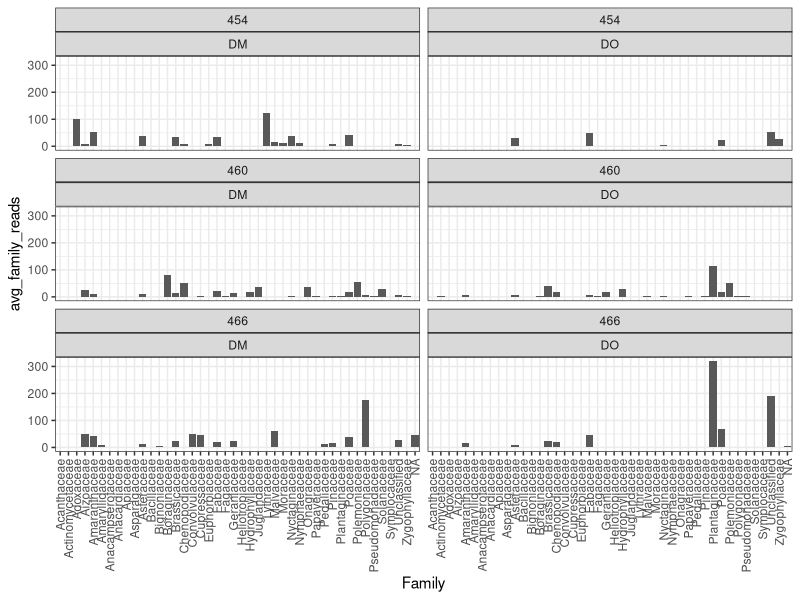

Reproduce this figure in R.
# Practice Script #

library(tidyverse)

# load the data
# make sure the file paths match up
krat_its <- read_csv("data/sequenced_data/krat_fecal_its_no_millet.csv")
krat_fecal <- read_csv("data/collection_data/krat_fecal_data.csv")

# use a left_join function to add data from the krat_fecal df to the krat_its df
# definitely check out the other dplyr joins (google dplyr cheatsheet), as they
# can also be very helpful
krat_sp_its <- left_join(krat_its, 
                         select(krat_fecal, vial_barcode, species, period), 
                         # the line above makes a df with 3 columns from krat_fecal
                         # to merge with the krat_its df
                         by = c("SampleID" = "vial_barcode")) # this says match up each row
                              # of the two dfs we are joining based on the following columns
                              # because the columns have different names in each df, we have 
                              # to use the c() and = to say that they are equivalent columns

# rename the species column that we added above to be "rodent_sp"
krat_sp_its <- rename(krat_sp_its, "rodent_sp" = "species")

# find the average number of reads per plant family for each krat species
krat_family_reads <- krat_sp_its %>%          # use the krat_sp_its df
  group_by(rodent_sp, Family, period) %>%     # group the data by these 3 columns
  summarize(avg_family_reads = mean(Reads))   # make a new column called avg_family_reads
                                              # by taking the mean of the Reads column for 
                                              # for each group that we made above 
                                              # (i.e., Poaceae from DM caught in period 454)

# use the package ggplot2 to make some plots
ggplot(data = krat_family_reads, aes(x = Family, y = avg_family_reads)) +
      # tell ggplot what df to use and which columns will be the values on the x and y axes
  geom_col() + # add a geom (like a shape) to plot--this one is saying make a plot with columns
  facet_wrap(period ~ rodent_sp,     # split the plot into multiple plots, making a mini plot for 
             nrow = 3, ncol = 2) +   # each combination of period and krat. Make it have 3 rows and 2 columns
  theme_bw() + # make it prettier
  theme(axis.text.x = element_text(angle = 90, vjust = 0.5, hjust=1)) # rotate the family names on the x-axis


# Other things that you might want to investigate or think about:
# - remove any OTUs that have fewer than 10 or 50 or 100 reads to focus on the majority of the diet
# - use presence/absense and see which plants DMs and DOs have in common
# - compare what the krats are eating to what plants we find on the control plots
# - use a diet selectivity metric to see how what plants DMs and DOs select compare to 
#   what plants are available on each plot and if one species is more selective than the other.
#   One metric that I know of is Chesson's index, but I've never done this before.